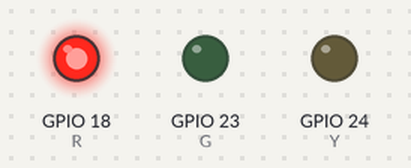
Simulated run of this program. Board: Raspberry Pi (BCM pin numbers). On the bench: output pins drawn as LEDs (lit = HIGH). At 9.0 s the program stops and its outputs stay as they are.

Above: at 1.0 s.
At 3.0 s:
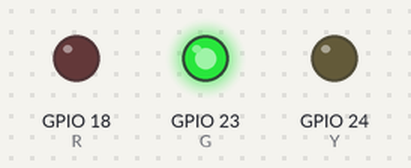
At 5.0 s:
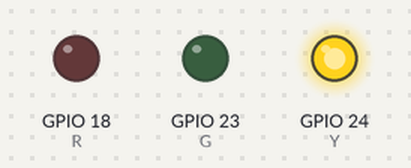
At 6.5 s:
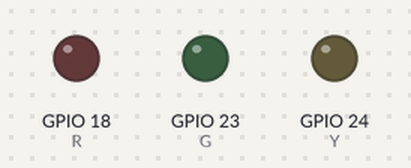
At 8.0 s:
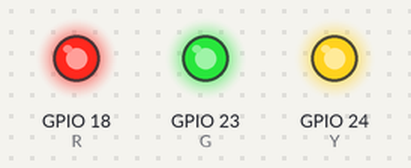
Timing chart, 0 to 9.1 s (numbered marks = the images above):
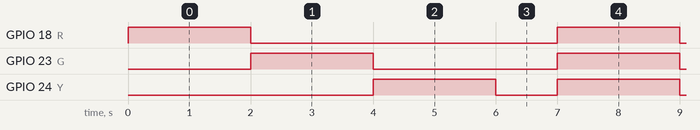

Measured:
- by itself, GPIO 18 (R): alternates HIGH for 2.0 s and LOW for 5.0 s
- by itself, GPIO 23 (G): alternates HIGH for 2.0 s and LOW for 3.0 s
- by itself, GPIO 24 (Y): alternates HIGH for 2.0 s and LOW for 1.0 s

The program:

led.py
```python
import RPi.GPIO as GPIO
import time
GPIO.setmode(GPIO.BCM)
GPIO.setwarnings(False)

#RED = 18 ; YELLOW = 23 ; GREEN = 24
R = 18
Y = 24
G = 23
GPIO.setup(R, GPIO.OUT)
GPIO.setup(Y, GPIO.OUT)
GPIO.setup(G, GPIO.OUT)

GPIO.output(R, 1)
time.sleep(2)
GPIO.output(R, 0)
GPIO.output(G, 1)
time.sleep(2)
GPIO.output(G, 0)
GPIO.output(Y, 1)
time.sleep(2)
GPIO.output(Y, 0)
time.sleep(1)
GPIO.output(R, 1)
GPIO.output(Y, 1)
GPIO.output(G, 1)
time.sleep(2)
GPIO.output(R, 0)
GPIO.output(Y, 0)
GPIO.output(G, 0)
```
